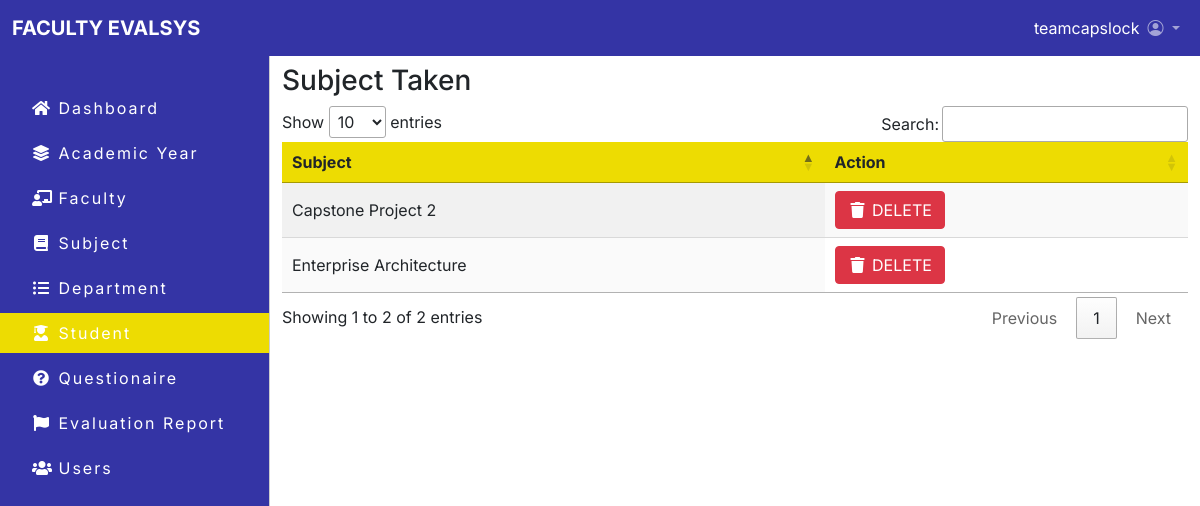
/student_info.php?id=9 (signed in), run on the app's committed database.
### tables this page shows
CREATE TABLE `subject_enrolled` (
  `id` int(30) NOT NULL,
  `student_id` int(30) NOT NULL,
  `subject_take` int(30) NOT NULL
);

CREATE TABLE `subject` (
  `id` int(30) NOT NULL,
  `code` varchar(30) NOT NULL,
  `description` varchar(255) NOT NULL,
  `faculty_id` int(30) NOT NULL
);

### student_info.php (the view, shortened to what this page needs)
<?php include'includes/header.php'; ?>
<body>
    <?php include_once'includes/admin-navbar.php';
    include_once'koneksyon.php';
    $id = $_GET['id'];
?>
    <main class="mt-5 pt-3">
        <div class="container-fluid">
            <h3>Subject Taken</h3>
            <div class="col-lg-12">
                <div class="table-responsive">
                    <table class="display" id="myTable" width="100%" cellspacing="0">
                        <thead style="background-color: #eddc02;">
                            <tr>
                                <th>Subject</th>
                                <th>Action</th>
                            </tr>
                        </thead>
                        <tbody>
                            <?php
                                $qry=mysqli_query($koneksyon,"SELECT description,subject_enrolled.id as id FROM subject_enrolled INNER JOIN subject ON subject.id=subject_enrolled.subject_take INNER JOIN students ON students.id=subject_enrolled.student_id WHERE subject_enrolled.student_id = '$id' ");
                                while($row=mysqli_fetch_array($qry)){
                                ?>
                            <tr>
                                <td><?php echo $row['description'] ?></td>
                                <td><button class="btn btn-danger" type="button" onClick="deleteme(<?php echo $row['id']; ?>)" ><span class="fa fa-fw fa-trash"></span> DELETE</button></td>
                            </tr>
                            <?php } ?>
                        </tbody>
                    </table>
                </div>
            </div>
        </div>
    </main>
</body>

### css/fnavi.css (style rules this page uses)
body, button { font-family:"Inter", sans-serif; }
@media (min-width: 992px) { body { overflow: auto !important; } }
@media (min-width: 992px) { main { margin-left: var(--offcanvas-width); } }

### data on the page
subject_enrolled: subject_take.description "Capstone Project 2"
subject_enrolled: subject_take.description "Enterprise Architecture"

### other printed values
$_SESSION['username'] "teamcapslock"
$item['label'] "Dashboard"
$item['label'] "Academic Year"
$item['label'] "Faculty"
$item['label'] "Subject"
$item['label'] "Department"
$item['label'] "Student"
$item['label'] "Questionaire"
$item['label'] "Evaluation Report"
$item['label'] "Users"
